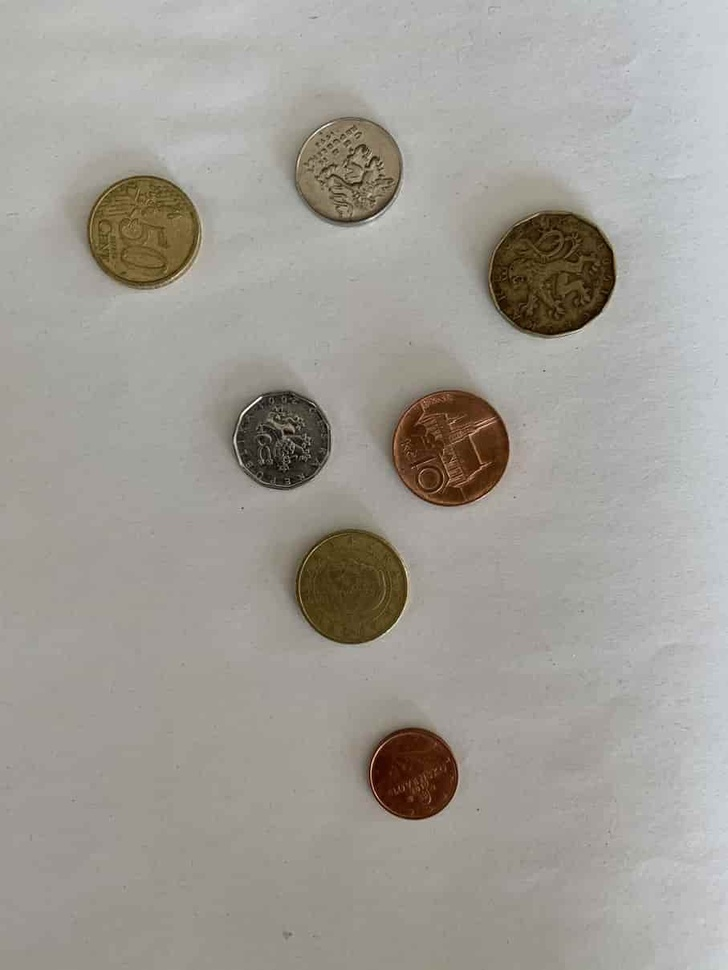
#> input picture opencv_book/pictures/coins2.jpg, 728 x 970 px, shrunk from 907 x 1209 before the run
$ python otus_and_riddler.py --image pictures/coins2.jpg   (older library calls are emulated)
#> lines starting #> are read from the running program, lines starting #| are printed output that depends on the picture; after the words box and inside, x2 and y2 are one past the last pixel; in counts of white or black regions, pixels touching at a corner belong together
import numpy as np
import argparse
import mahotas
import cv2

ap = argparse.ArgumentParser()
ap.add_argument("-i", "--image", required=True, help="Path to the image")
args = vars(ap.parse_args())

image = cv2.imread(args["image"])
#> image is the input picture: shape (970, 728, 3); mean B, G, R 150.5, 157.3, 160.7
image = cv2.cvtColor(image, cv2.COLOR_BGR2GRAY)
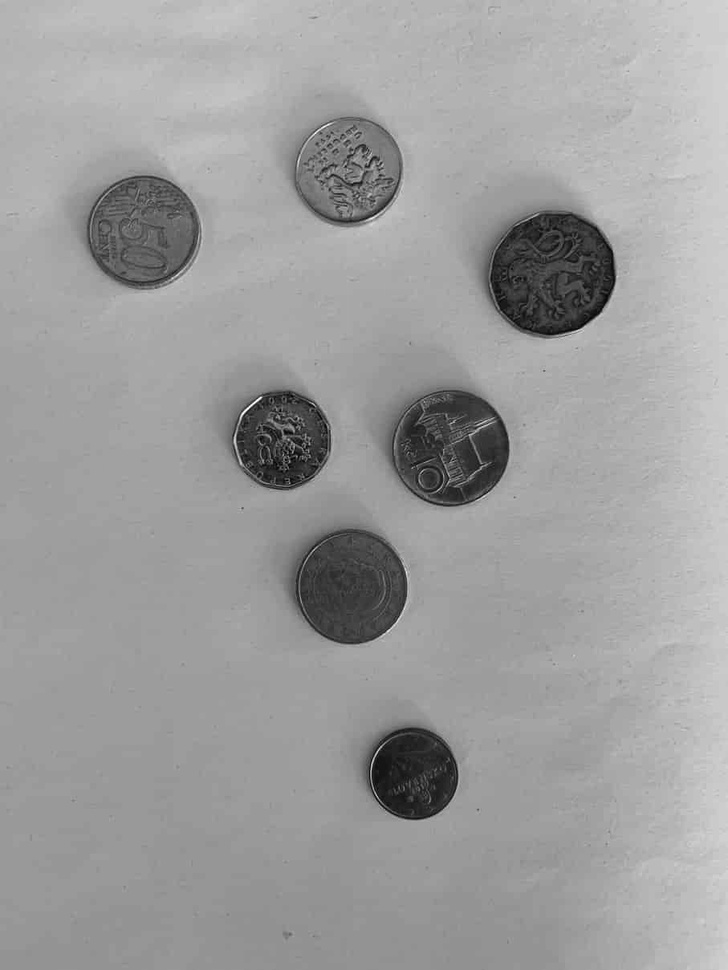
#> image: shape (970, 728); min 1, max 254, mean 157.5
blurred = cv2.GaussianBlur(image, (5, 5), 0)

# OTSU
T = mahotas.thresholding.otsu(blurred)
#> T = 118
print("Otsu's threshold: {}".format(T))
#| Otsu's threshold: 118

thresh = image.copy()
thresh[thresh > T] = 255
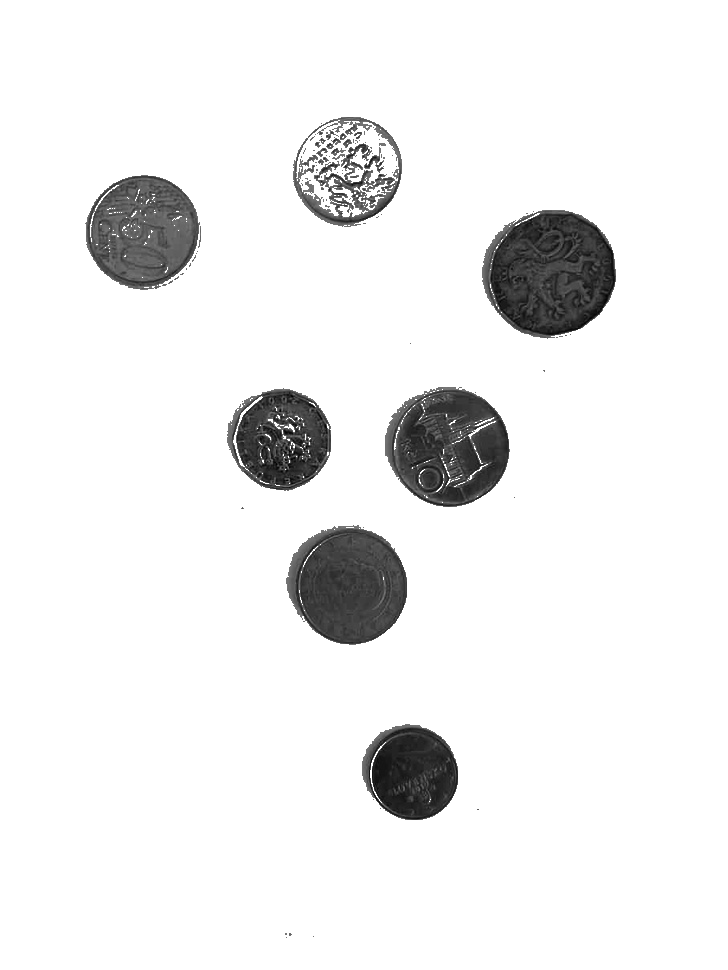
#> thresh: shape (970, 728); min 1, max 255, mean 237.7
thresh[thresh < 255] = 0
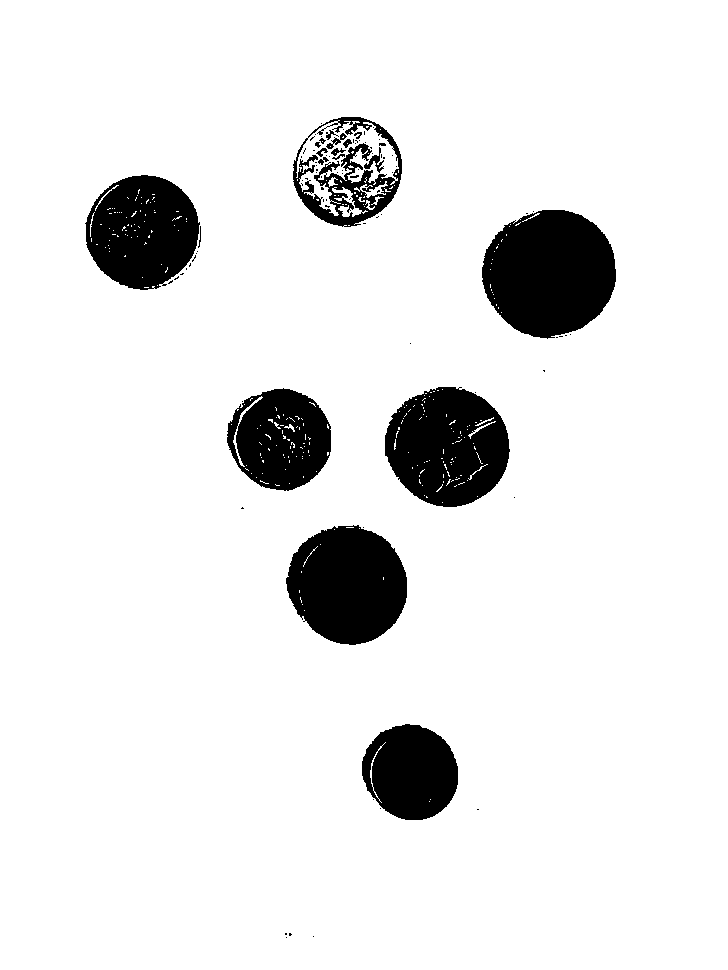
#> thresh: shape (970, 728); 90.8% white; 95 black regions (76 under 20 px), largest, box (x1, y1, x2, y2) and area: (482, 210, 616, 339) 13261, (385, 387, 510, 507) 11167, (286, 525, 407, 645) 11004
thresh1 = cv2.bitwise_not(thresh)

# RIDDLER
#> (the run stopped early here; a loop or call above may not have finished)

$ run again, on opencv_book/pictures/master_169.jpg
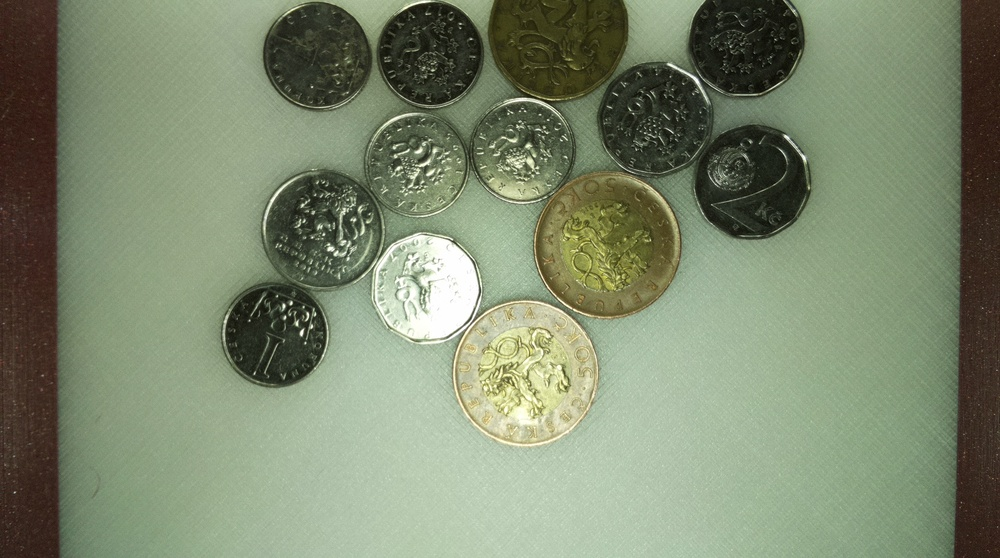
#> input picture opencv_book/pictures/master_169.jpg, 1000 x 558 px, shrunk from 1664 x 928 before the run
#> image is the input picture: shape (558, 1000, 3); mean B, G, R 110.6, 136.6, 125.5
#> `image = cv2.cvtColor(image, cv2.COLOR_BGR2GRAY)`:
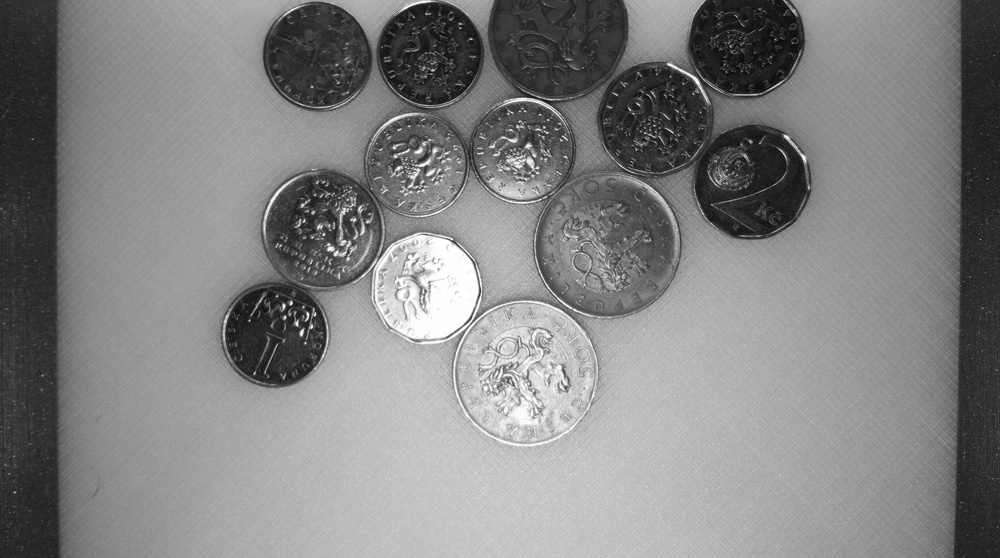
#> image: shape (558, 1000); min 4, max 255, mean 130.4
#> T = 109
#| Otsu's threshold: 109
#> `thresh[thresh < 255] = 0`:
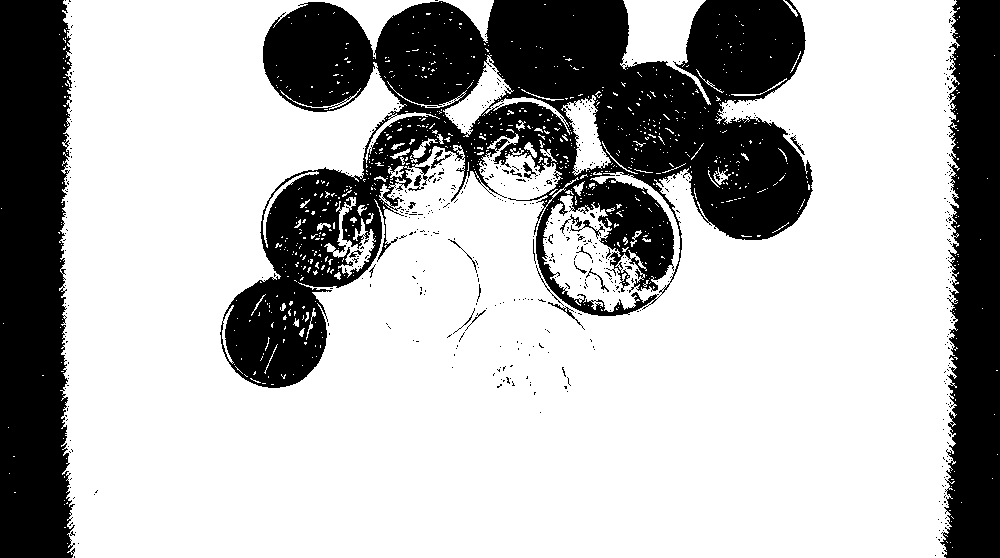
#> thresh: shape (558, 1000); 70.5% white; 552 black regions (528 under 20 px), largest, box (x1, y1, x2, y2) and area: (220, 0, 813, 388) 98655, (0, 0, 75, 558) 36820, (940, 0, 1000, 558) 26451
